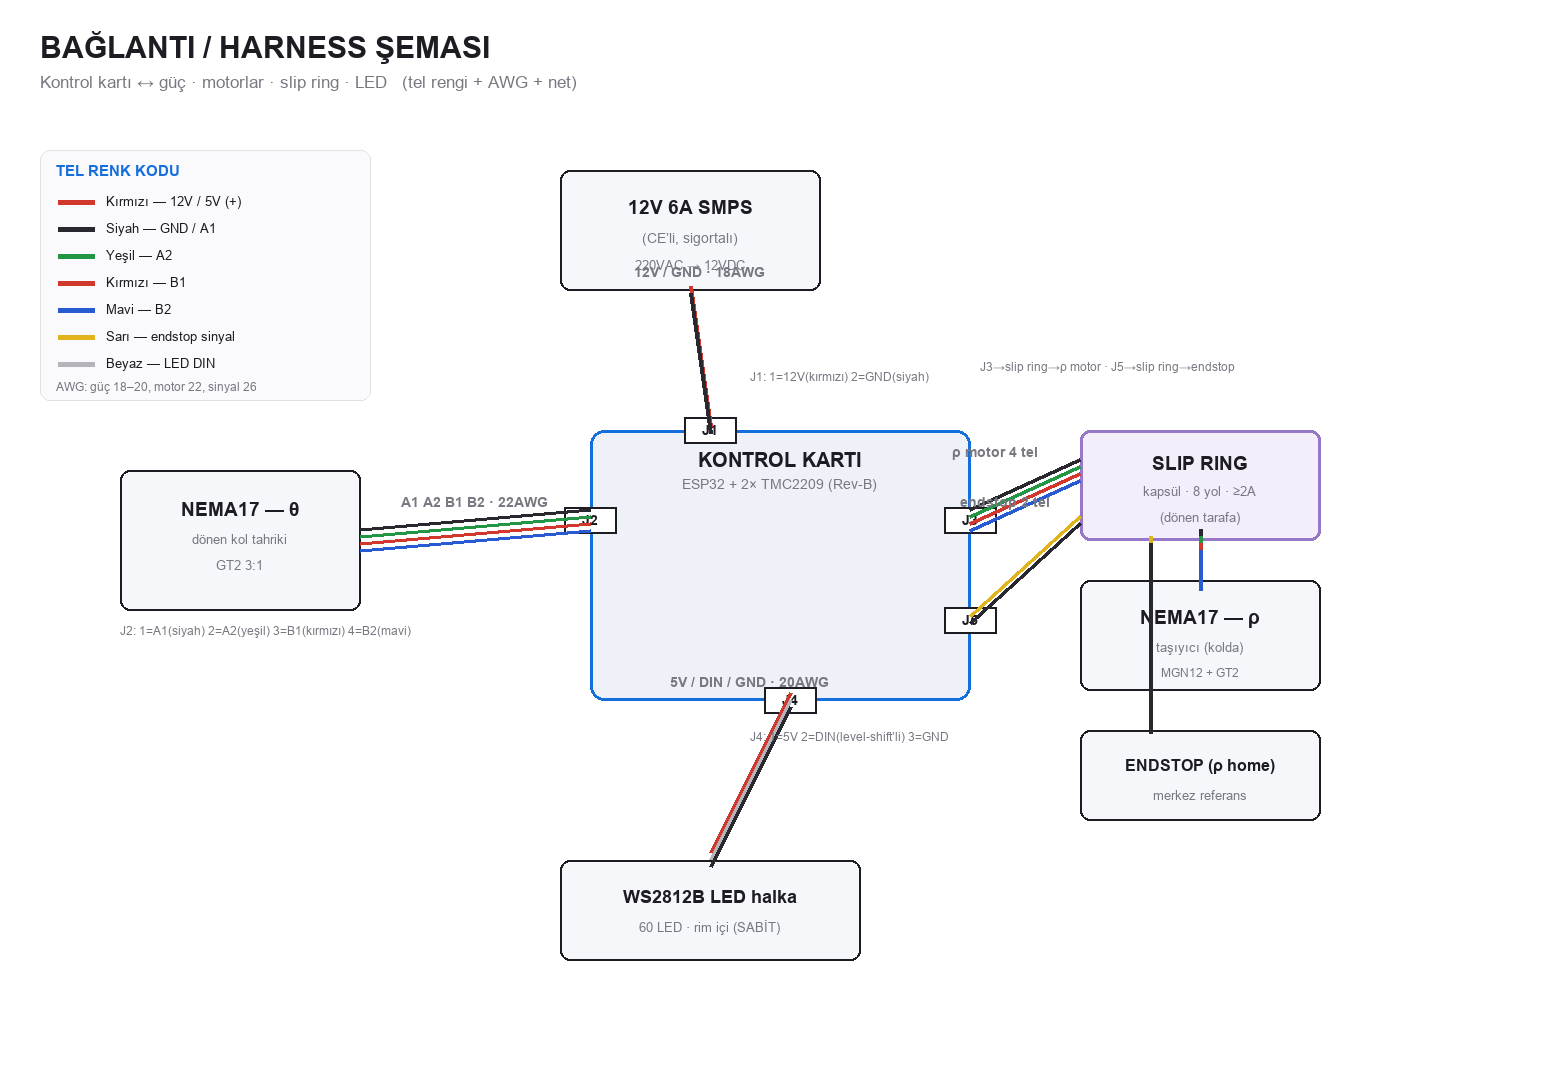

Reproduce this figure in Python.
#!/usr/bin/env python3
# Profesyonel BAGLANTI / HARNESS semasi (PIL). -> wiring_diagram.png
# Kart <-> 12V SMPS / theta motor / slip ring -> rho motor + endstop / LED.
import os
from PIL import Image, ImageDraw, ImageFont
HERE=os.path.dirname(os.path.abspath(__file__))
W,H=1560,1080
im=Image.new("RGB",(W,H),(255,255,255)); d=ImageDraw.Draw(im)
def F(sz,b=True):
    for p in (["/System/Library/Fonts/Supplemental/Arial Bold.ttf"] if b else [])+["/System/Library/Fonts/Supplemental/Arial.ttf"]:
        try: return ImageFont.truetype(p,sz)
        except: pass
    return ImageFont.load_default()
INK=(28,28,34); MUT=(120,120,130); BLUE=(20,110,220)
RED=(210,55,45); BLK=(40,40,46); GRN=(35,150,70); BLU=(40,90,210); YEL=(225,180,30); WHT=(180,180,186)

def box(x0,y0,x1,y1,fill=(245,247,250),outline=INK,wd=2,r=10):
    d.rounded_rectangle((x0,y0,x1,y1),radius=r,fill=fill,outline=outline,width=wd)
def label(x,y,t,f=None,fill=INK,anchor="la"):
    d.text((x,y),t,font=f or F(16,False),fill=fill,anchor=anchor)
def wires(p0,p1,cols,lbl="",dx=0):
    # paralel renkli teller
    n=len(cols); x0,y0=p0; x1,y1=p1
    for i,c in enumerate(cols):
        off=(i-(n-1)/2)*7
        d.line((x0,y0+off,x1,y1+off),fill=c,width=4)
    if lbl: label((x0+x1)//2+dx,min(y0,y1)-26,lbl,F(14,True),MUT,"ma")

d.text((40,30),"BAĞLANTI / HARNESS ŞEMASI",font=F(30),fill=INK)
d.text((40,72),"Kontrol kartı ↔ güç · motorlar · slip ring · LED   (tel rengi + AWG + net)",font=F(17,False),fill=MUT)

# ---- KART ----
bx0,by0,bx1,by1=590,430,970,700
box(bx0,by0,bx1,by1,(238,242,248),BLUE,3,14)
label((bx0+bx1)//2,by0+18,"KONTROL KARTI",F(20),INK,"ma")
label((bx0+bx1)//2,by0+46,"ESP32 + 2× TMC2209 (Rev-B)",F(14,False),MUT,"ma")
def conn(x,y,ref,fn):
    d.rectangle((x-26,y-13,x+26,y+13),fill=(255,255,255),outline=INK,width=2)
    label(x,y,ref,F(14),INK,"mm");
J1=(bx0+120,by0); J2=(bx0,by0+90); J3=(bx1,by0+90); J5=(bx1,by0+190); J4=(bx0+200,by1)
for p,r in [(J1,"J1"),(J2,"J2"),(J3,"J3"),(J5,"J5"),(J4,"J4")]: conn(p[0],p[1],r,"")

# ---- 12V SMPS ----
box(560,170,820,290); label(690,196,"12V 6A SMPS",F(19),INK,"ma"); label(690,230,"(CE’li, sigortalı)",F(14,False),MUT,"ma")
label(690,258,"220VAC → 12VDC",F(13,False),MUT,"ma")
wires((690,290),(J1[0],J1[1]),[RED,BLK],"12V / GND · 18AWG")
label(J1[0]+40,J1[1]-60,"J1: 1=12V(kırmızı) 2=GND(siyah)",F(12,False),MUT)

# ---- THETA motor ----
box(120,470,360,610); label(240,498,"NEMA17 — θ",F(19),INK,"ma"); label(240,532,"dönen kol tahriki",F(13,False),MUT,"ma"); label(240,558,"GT2 3:1",F(13,False),MUT,"ma")
wires((360,540),(J2[0],J2[1]),[BLK,GRN,RED,BLU],"A1 A2 B1 B2 · 22AWG")
label(120,624,"J2: 1=A1(siyah) 2=A2(yeşil) 3=B1(kırmızı) 4=B2(mavi)",F(12,False),MUT)

# ---- SLIP RING + RHO + ENDSTOP ----
sx0,sy0,sx1,sy1=1080,430,1320,540
box(sx0,sy0,sx1,sy1,(244,238,250),(150,120,200),3); label((sx0+sx1)//2,sy0+22,"SLIP RING",F(19),INK,"ma")
label((sx0+sx1)//2,sy0+54,"kapsül · 8 yol · ≥2A",F(13,False),MUT,"ma"); label((sx0+sx1)//2,sy0+80,"(dönen tarafa)",F(13,False),MUT,"ma")
wires((J3[0],J3[1]),(sx0,sy0+40),[BLK,GRN,RED,BLU],"ρ motor 4 tel",dx=-30)
wires((J5[0],J5[1]),(sx0,sy0+90),[YEL,BLK],"endstop 2 tel",dx=-20)
box(1080,580,1320,690); label(1200,606,"NEMA17 — ρ",F(19),INK,"ma"); label(1200,640,"taşıyıcı (kolda)",F(13,False),MUT,"ma"); label(1200,666,"MGN12 + GT2",F(12,False),MUT,"ma")
wires((1200,540),(1200,580),[BLK,GRN,RED,BLU])
box(1080,730,1320,820); label(1200,756,"ENDSTOP (ρ home)",F(16),INK,"ma"); label(1200,788,"merkez referans",F(13,False),MUT,"ma")
wires((1150,540),(1150,730),[YEL,BLK])
label(980,360,"J3→slip ring→ρ motor · J5→slip ring→endstop",F(12,False),MUT)

# ---- LED ----
box(560,860,860,960); label(710,886,"WS2812B LED halka",F(18),INK,"ma"); label(710,920,"60 LED · rim içi (SABİT)",F(13,False),MUT,"ma")
wires((J4[0],J4[1]),(710,860),[RED,WHT,BLK],"5V / DIN / GND · 20AWG")
label(J4[0]-40,J4[1]+30,"J4: 1=5V 2=DIN(level-shift’li) 3=GND",F(12,False),MUT)

# ---- LEGEND ----
lx,ly=40,150
box(lx,ly,lx+330,ly+250,(250,250,252),(225,225,230),1)
label(lx+16,ly+12,"TEL RENK KODU",F(15),BLUE)
leg=[("Kırmızı","12V / 5V (+)",RED),("Siyah","GND / A1",BLK),("Yeşil","A2",GRN),
     ("Kırmızı","B1",RED),("Mavi","B2",BLU),("Sarı","endstop sinyal",YEL),("Beyaz","LED DIN",WHT)]
yy=ly+44
for c,t,col in leg:
    d.line((lx+18,yy+8,lx+54,yy+8),fill=col,width=5); label(lx+66,yy,f"{c} — {t}",F(13,False),INK); yy+=27
label(lx+16,ly+230,"AWG: güç 18–20, motor 22, sinyal 26",F(12,False),MUT)

im.save(os.path.join(HERE,"wiring_diagram.png")); print("wiring_diagram.png yazildi")
